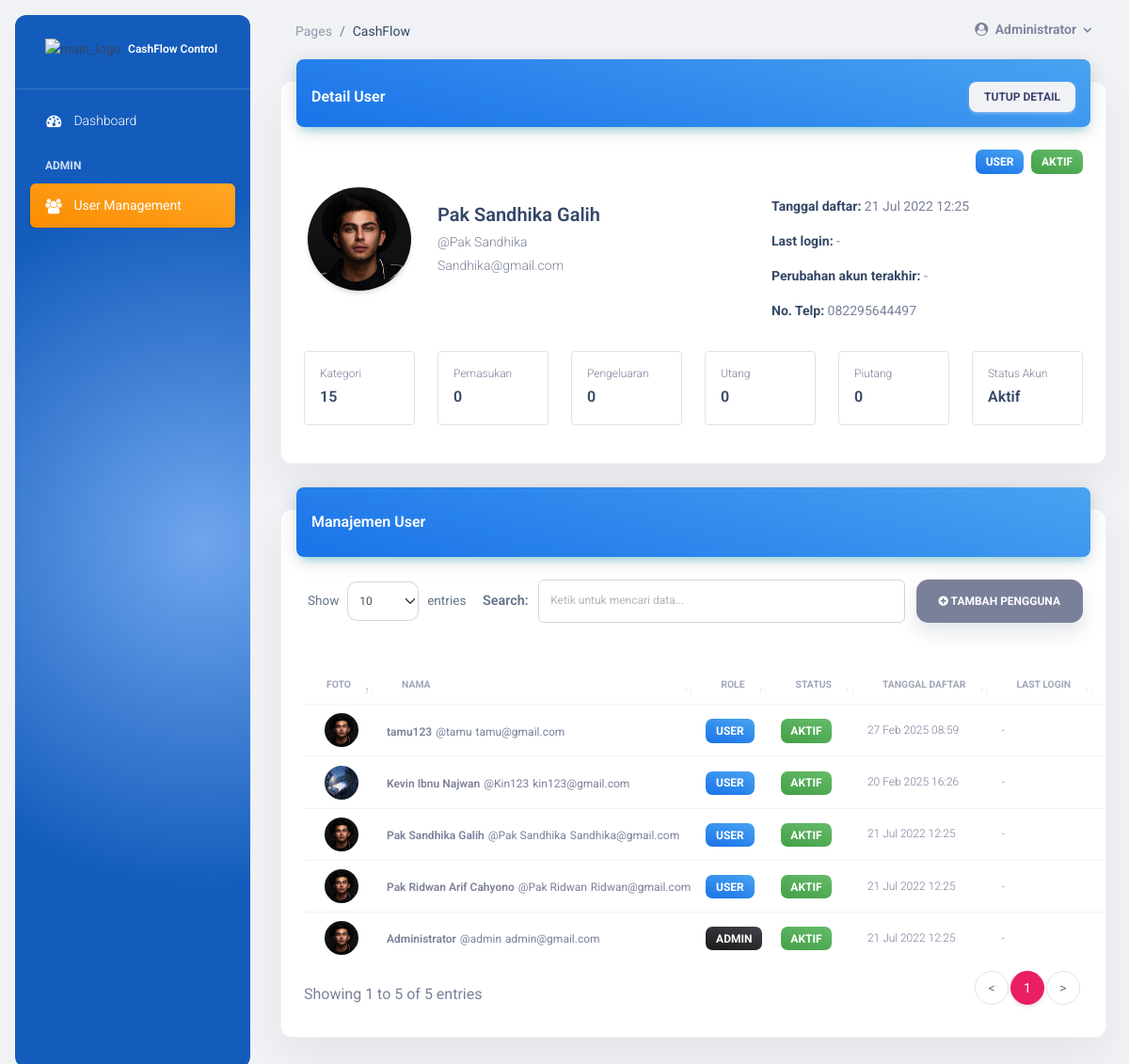
Page /main.php?module=pengguna&detail=3 (signed in) on the committed database.
### tables this page shows
CREATE TABLE
  `user` (
    `id_user` int (11) NOT NULL AUTO_INCREMENT,
    `username` varchar(20) NOT NULL,
    `nama` varchar(50) NOT NULL,
    `email` varchar(50) NOT NULL,
    `password` varchar(255) NOT NULL,
    `no_telp` varchar(13) NOT NULL,
    `foto` varchar(255) NOT NULL DEFAULT 'default.png',
    `role` enum ('admin', 'user') NOT NULL DEFAULT 'user',
    `create_at` timestamp NOT NULL DEFAULT current_timestamp(),
    `last_login_at` datetime DEFAULT NULL,
    `last_profile_update_at` datetime DEFAULT NULL,
    `is_active` enum ('0', '1') NOT NULL DEFAULT '1',
    PRIMARY KEY (`id_user`)
  );

### includes/avatar_helper.php (called while the page is built)
<?php
if (!function_exists('default_avatar_filename')) {
    function default_avatar_filename()
    {
        return 'team-4.jpg';
    }
}
if (!function_exists('resolve_profile_photo')) {
    function resolve_profile_photo($filename)
    {
        $filename = trim((string) $filename);
        $safeFallback = default_avatar_filename();
        if ($filename === '' || $filename === 'default.png') {
            return $safeFallback;
        }
        $candidatePath = __DIR__ . '/../assets/img/profil/' . basename($filename);
        if (!is_file($candidatePath)) {
            return $safeFallback;
        }
        return basename($filename);
    }
}
if (!function_exists('profile_photo_src')) {
    function profile_photo_src($filename)
    {
        return 'assets/img/profil/' . resolve_profile_photo($filename);
    }
}

### view_pengguna.php (the view, shortened to what this page needs)
<?php
include "includes/koneksi.php";
include_once "includes/avatar_helper.php";
function format_user_datetime($value)
{
    if (empty($value) || $value === '0000-00-00 00:00:00') {
        return '-';
    }
    $timestamp = strtotime((string) $value);
    return date('d M Y H:i', $timestamp);
}
function fetch_user_count($con, $table, $userId, $column = 'user')
{
    $allowedTables = ['kategori', 'pemasukan', 'pengeluaran', 'hutang', 'piutang'];
    $allowedColumns = ['user', 'user_id'];
    $sql = "SELECT COUNT(*) FROM {$table} WHERE {$column} = ?";
    $stmt = mysqli_prepare($con, $sql);
    mysqli_stmt_bind_param($stmt, "i", $userId);
    mysqli_stmt_execute($stmt);
    $result = mysqli_stmt_get_result($stmt);
    $row = $result ? mysqli_fetch_row($result) : [0];
    return (int) ($row[0] ?? 0);
}
$selectedDetailUserId = isset($_GET['detail']) ? (int) $_GET['detail'] : 0;
$detailUser = null;
$detailSummary = [];
if ($selectedDetailUserId > 0) {
    $detailStmt = mysqli_prepare($con, "SELECT * FROM user WHERE id_user = ? LIMIT 1");
    mysqli_stmt_bind_param($detailStmt, "i", $selectedDetailUserId);
    mysqli_stmt_execute($detailStmt);
    $detailResult = mysqli_stmt_get_result($detailStmt);
    $detailUser = mysqli_fetch_assoc($detailResult) ?: null;
    if ($detailUser) {
        $detailSummary = [
            'kategori' => 0,
            'pemasukan' => 0,
            'pengeluaran' => 0,
            'hutang' => 0,
            'piutang' => 0,
        ];
        if (strtolower((string) ($detailUser['role'] ?? 'user')) === 'user') {
            $detailSummary = [
                'kategori' => fetch_user_count($con, 'kategori', $selectedDetailUserId, 'user_id'),
                'pemasukan' => fetch_user_count($con, 'pemasukan', $selectedDetailUserId),
                'pengeluaran' => fetch_user_count($con, 'pengeluaran', $selectedDetailUserId),
                'hutang' => fetch_user_count($con, 'hutang', $selectedDetailUserId),
                'piutang' => fetch_user_count($con, 'piutang', $selectedDetailUserId),
            ];
        }
    }
}
$users = [];
$userQuery = "SELECT id_user, nama, username, email, no_telp, foto, role, is_active, create_at, last_login_at, last_profile_update_at
              FROM user
              ORDER BY role DESC, create_at DESC, id_user DESC";
$userResult = mysqli_query($con, $userQuery);
while ($row = mysqli_fetch_assoc($userResult)) {
    $users[] = $row;
}
?>
<div class="container-fluid py-4">
    <?php if ($detailUser) { ?>
        <div class="row mb-4">
            <div class="col-12">
                <div class="card">
                    <div class="card-header p-0 position-relative mt-n4 mx-3 z-index-2">
                        <div class="bg-gradient-info shadow-info border-radius-lg pt-4 pb-3 d-flex justify-content-between align-items-center">
                            <h6 class="text-white text-capitalize ps-3 mb-0">Detail User</h6>
                            <a href="main.php?module=pengguna" class="btn btn-sm btn-light me-3 mb-0">Tutup Detail</a>
                        </div>
                    </div>
                    <div class="card-body p-4">
                        <div class="row align-items-center">
                            <div class="col-md-2 text-center mb-3 mb-md-0">
                                <img src="<?= htmlspecialchars(profile_photo_src($detailUser['foto'] ?? ''), ENT_QUOTES, 'UTF-8') ?>" class="avatar avatar-xxl shadow" alt="foto-user">
                            </div>
                            <div class="col-md-5">
                                <h5 class="mb-1"><?= htmlspecialchars($detailUser['nama']) ?></h5>
                                <p class="text-sm text-secondary mb-1">@<?= htmlspecialchars($detailUser['username']) ?></p>
                                <p class="text-sm text-secondary mb-0"><?= htmlspecialchars($detailUser['email']) ?></p>
                            </div>
                            <div class="col-md-5">
                                <div class="d-flex flex-wrap gap-2 justify-content-md-end">
                                    <span class="badge badge-sm <?= ($detailUser['role'] ?? 'user') === 'admin' ? 'bg-gradient-dark' : 'bg-gradient-info' ?>">
                                        <?= htmlspecialchars(ucfirst($detailUser['role'] ?? 'user')) ?>
                                    </span>
                                    <span class="badge badge-sm <?= ($detailUser['is_active'] ?? '1') === '1' ? 'bg-gradient-success' : 'bg-gradient-secondary' ?>">
                                        <?= ($detailUser['is_active'] ?? '1') === '1' ? 'Aktif' : 'Nonaktif' ?>
                                    </span>
                                </div>
                                <ul class="list-group mt-3">
                                    <li class="list-group-item border-0 ps-0 text-sm"><strong class="text-dark">Tanggal daftar:</strong> <?= htmlspecialchars(format_user_datetime($detailUser['create_at'])) ?></li>
                                    <li class="list-group-item border-0 ps-0 text-sm"><strong class="text-dark">Last login:</strong> <?= htmlspecialchars(format_user_datetime($detailUser['last_login_at'])) ?></li>
                                    <li class="list-group-item border-0 ps-0 text-sm"><strong class="text-dark">Perubahan akun terakhir:</strong> <?= htmlspecialchars(format_user_datetime($detailUser['last_profile_update_at'])) ?></li>
                                    <li class="list-group-item border-0 ps-0 text-sm"><strong class="text-dark">No. Telp:</strong> <?= htmlspecialchars($detailUser['no_telp']) ?></li>
                                </ul>
                            </div>
                        </div>
                        <div class="row mt-4">
                            <div class="col-md-2 col-6 mb-3">
                                <div class="border rounded p-3 h-100">
                                    <p class="text-xs text-secondary mb-1">Kategori</p>
                                    <h6 class="mb-0"><?= number_format((float) ($detailSummary['kategori'] ?? 0)) ?></h6>
                                </div>
                            </div>
                            <div class="col-md-2 col-6 mb-3">
                                <div class="border rounded p-3 h-100">
                                    <p class="text-xs text-secondary mb-1">Pemasukan</p>
                                    <h6 class="mb-0"><?= number_format((float) ($detailSummary['pemasukan'] ?? 0)) ?></h6>
                                </div>
                            </div>
                            <div class="col-md-2 col-6 mb-3">
                                <div class="border rounded p-3 h-100">
                                    <p class="text-xs text-secondary mb-1">Pengeluaran</p>
                                    <h6 class="mb-0"><?= number_format((float) ($detailSummary['pengeluaran'] ?? 0)) ?></h6>
                                </div>
                            </div>
                            <div class="col-md-2 col-6 mb-3">
                                <div class="border rounded p-3 h-100">
                                    <p class="text-xs text-secondary mb-1">Utang</p>
                                    <h6 class="mb-0"><?= number_format((float) ($detailSummary['hutang'] ?? 0)) ?></h6>
                                </div>
                            </div>
                            <div class="col-md-2 col-6 mb-3">
                                <div class="border rounded p-3 h-100">
                                    <p class="text-xs text-secondary mb-1">Piutang</p>
                                    <h6 class="mb-0"><?= number_format((float) ($detailSummary['piutang'] ?? 0)) ?></h6>
                                </div>
                            </div>
                            <div class="col-md-2 col-6 mb-3">
                                <div class="border rounded p-3 h-100">
                                    <p class="text-xs text-secondary mb-1">Status Akun</p>
                                    <h6 class="mb-0"><?= ($detailUser['is_active'] ?? '1') === '1' ? 'Aktif' : 'Nonaktif' ?></h6>
                                </div>
                            </div>
                        </div>
                    </div>
                </div>
            </div>
        </div>
    <?php } ?>
    <div class="row">
        <div class="col-12">
            <div class="card my-4">
                <div class="card-header p-0 position-relative mt-n4 mx-3 z-index-2">
                    <div class="bg-gradient-info shadow-info border-radius-lg pt-4 pb-3">
                        <h6 class="text-white text-capitalize ps-3">Manajemen User</h6>
                    </div>
                </div>
                <div class="card-body px-0 pb-2">
                    <div class="text-end me-3">
                        <button type="button" class="btn btn-secondary" data-bs-toggle="modal"
                            data-bs-target="#modalTambah">
                            <i class="fa fa-plus-circle" aria-hidden="true"></i> Tambah Pengguna
                        </button>
                    </div>
                    <div class="table-responsive p-4">
                        <table class="table align-items-center mb-0 cashflow-user-table" id="datatable">
                            <thead>
                                <tr>
                                    <th class="text-center text-uppercase text-secondary text-xxs font-weight-bolder opacity-7">Foto</th>
                                    <th class="text-uppercase text-secondary text-xxs font-weight-bolder opacity-7">Nama</th>
                                    <th class="text-uppercase text-secondary text-xxs font-weight-bolder opacity-7">Role</th>
                                    <th class="text-uppercase text-secondary text-xxs font-weight-bolder opacity-7">Status</th>
                                    <th class="text-uppercase text-secondary text-xxs font-weight-bolder opacity-7">Tanggal Daftar</th>
                                    <th class="text-uppercase text-secondary text-xxs font-weight-bolder opacity-7">Last Login</th>
                                    <th class="text-secondary opacity-7"></th>
                                </tr>
                            </thead>
                            <tbody>
                                <?php foreach ($users as $row) { ?>
                                    <?php
                                    $isActive = ($row['is_active'] ?? '1') === '1';
                                    ?>
                                    <tr>
                                        <td class="align-middle text-center cashflow-user-photo-cell">
                                            <img src="<?= htmlspecialchars(profile_photo_src($row['foto'] ?? ''), ENT_QUOTES, 'UTF-8') ?>" class="avatar avatar-sm cashflow-user-avatar" alt="foto-user">
                                        </td>
                                        <td class="cashflow-user-identity-cell">
                                            <div class="user-mobile-identity">
                                                <strong class="user-mobile-name text-xs font-weight-bold"><?= htmlspecialchars($row['nama']) ?></strong>
                                                <span class="user-mobile-username text-xs text-secondary">@<?= htmlspecialchars($row['username']) ?></span>
                                                <span class="user-mobile-email text-xs text-secondary"><?= htmlspecialchars($row['email']) ?></span>
                                            </div>
                                        </td>
                                        <td>
                                            <span class="badge badge-sm cashflow-user-badge <?= ($row['role'] ?? 'user') === 'admin' ? 'bg-gradient-dark' : 'bg-gradient-info' ?>">
                                                <?= htmlspecialchars(ucfirst($row['role'] ?? 'user')) ?>
                                            </span>
                                        </td>
                                        <td>
                                            <span class="badge badge-sm cashflow-user-badge <?= $isActive ? 'bg-gradient-success' : 'bg-gradient-secondary' ?>">
                                                <?= $isActive ? 'Aktif' : 'Nonaktif' ?>
                                            </span>
                                        </td>
                                        <td>
                                            <p class="text-xs text-secondary mb-0"><?= htmlspecialchars(format_user_datetime($row['create_at'])) ?></p>
                                        </td>
                                        <td>
                                            <p class="text-xs text-secondary mb-0"><?= htmlspecialchars(format_user_datetime($row['last_login_at'])) ?></p>
                                        </td>
                                        <td class="align-middle cashflow-user-action-cell">
                                        </td>
                                    </tr>
                                <?php } ?>
                            </tbody>
                        </table>
                    </div>
                </div>
            </div>
        </div>
    </div>
</div>

### rows in the picture
user: nama "Pak Sandhika Galih", username "Pak Sandhika", email "Sandhika@gmail.com", role "USER", create_at "21 Jul 2022 12:25", last_login_at "-", last_profile_update_at "-", no_telp "082295644497", is_active "AKTIF"
user: nama "tamu123", username "tamu", email "tamu@gmail.com", role "USER", is_active "AKTIF", create_at "27 Feb 2025 08:59", last_login_at "-"
user: foto (picture), nama "Kevin Ibnu Najwan", username "Kin123", email "kin123@gmail.com", role "USER", is_active "AKTIF", create_at "20 Feb 2025 16:26", last_login_at "-"
user: nama "Pak Ridwan Arif Cahyono", username "Pak Ridwan", email "Ridwan@gmail.com", role "USER", is_active "AKTIF", create_at "21 Jul 2022 12:25", last_login_at "-"
user: nama "Administrator", username "admin", email "admin@gmail.com", role "ADMIN", is_active "AKTIF", create_at "21 Jul 2022 12:25", last_login_at "-"

### other values in the picture
$_SESSION['nama'] "Administrator"
$detailSummary['kategori'] "15"
$detailSummary['pemasukan'] "0"
$detailSummary['pengeluaran'] "0"
$detailSummary['hutang'] "0"
$detailSummary['piutang'] "0"
